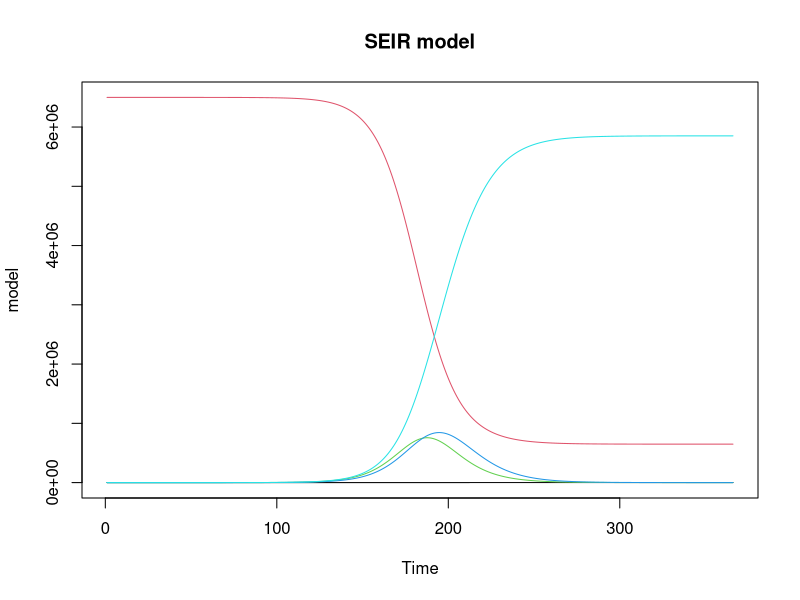
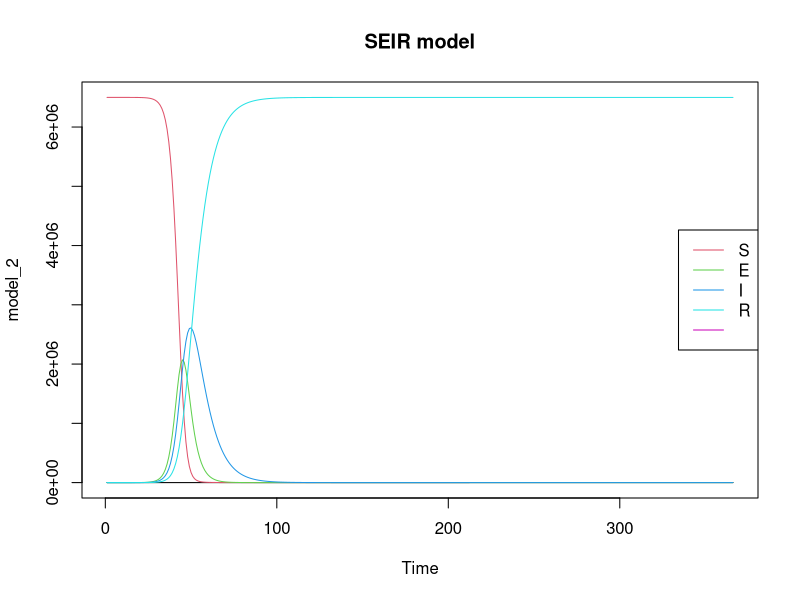
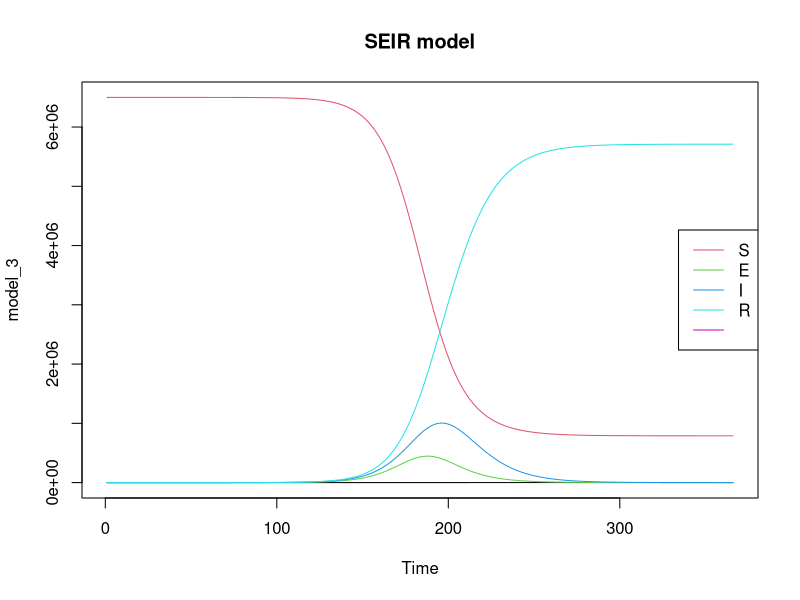
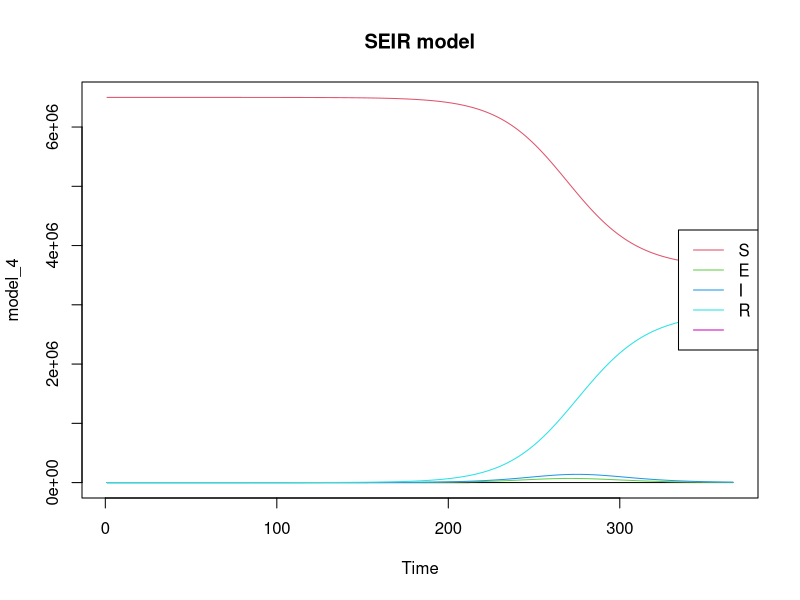
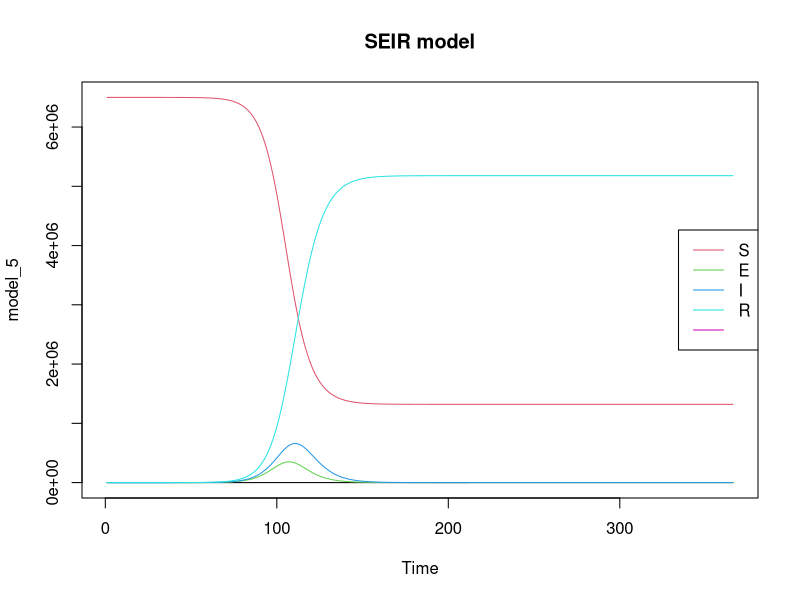

Reproduce these figures in R, in order. (Note: this script raises an error after producing the figures.)
require(deSolve)

#Create SEIR model
SEIR <- function(time, current_state, params){
  
  with(as.list(c(current_state, params)),{
    N <- S+E+I+R
    dS <- -(beta*S*I)/N
    dE <- (beta*S*I)/N - sigma*E
    dI <- sigma*E - gamma*I
    dR <- gamma*I
    
    return(list(c(dS, dE, dI, dR)))
  })
}

### Modify parameters for SARS-CoV-2 Wt and run ode

params <- c(beta=0.32, sigma=0.15, gamma=0.125)

initial_state <- c(S=6500000, E=0, I=1, R=0)

times <- 0:365

model <- ode(initial_state, times, SEIR, params)

matplot(model, type="l", lty=1, main="SEIR model", xlab="Time")

legend <- colnames(model)[2:6]

### Modify parameters for SARS-CoV-2 Omi and run ode

params <- c(beta=1.19, sigma=0.25, gamma=0.125)

initial_state <- c(S=6500000, E=0, I=1, R=0)

model_2 <- ode(initial_state, times, SEIR, params)

matplot(model_2, type="l", lty=1, main="SEIR model", xlab="Time")

legend <- colnames(model_2)[2:6]

legend("right", legend=legend, col=2:6, lty = 1)

### Modify parameters for SARS and run ode

params <- c(beta=0.24, sigma=0.25, gamma=0.1)

initial_state <- c(S=6500000, E=0, I=1, R=0)

model_3 <- ode(initial_state, times, SEIR, params)

matplot(model_3, type="l", lty=1, main="SEIR model", xlab="Time")

legend <- colnames(model_3)[2:6]

legend("right", legend=legend, col=2:6, lty = 1)

### Modify parameters for Seasonal Influenza and run ode

params <- c(beta=0.33, sigma=0.5, gamma=0.25)

initial_state <- c(S=6500000, E=0, I=1, R=0)

model_4 <- ode(initial_state, times, SEIR, params)

matplot(model_4, type="l", lty=1, main="SEIR model", xlab="Time")

legend <- colnames(model_4)[2:6]

legend("right", legend=legend, col=2:6, lty = 1)

### 1918 Influenza

params <- c(beta=0.5, sigma=0.5, gamma=0.25)

initial_state <- c(S=6500000, E=0, I=1, R=0)

model_5 <- ode(initial_state, times, SEIR, params)

matplot(model_5, type="l", lty=1, main="SEIR model", xlab="Time")

legend <- colnames(model_5)[2:6]

legend("right", legend=legend, col=2:6, lty = 1)

#Collate data into a dataframe

model_df<-data.frame(model,
                     model_2,
                     model_3,
                     model_4,
                     model_5,
                     model_6)

write_xlsx(model_df, "model.xlsx")
